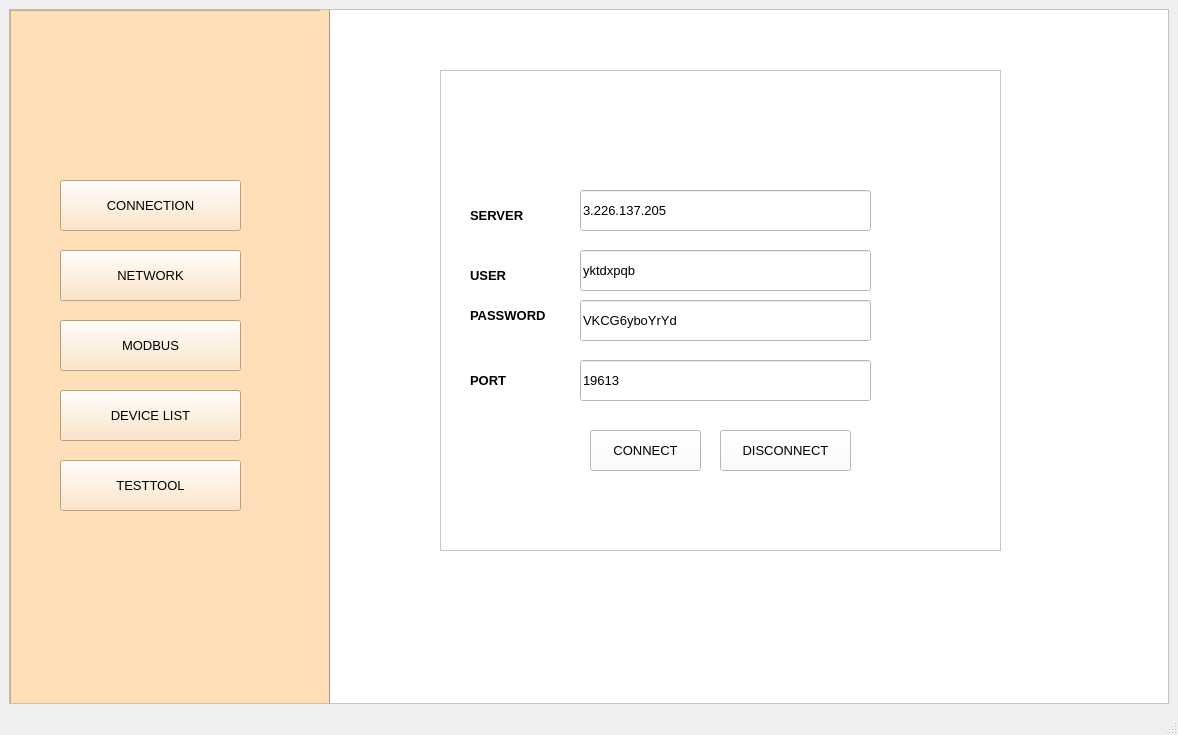
<?xml version="1.0" encoding="UTF-8"?>
<ui version="4.0">
 <class>MainWindow</class>
 <widget class="QMainWindow" name="MainWindow">
  <property name="geometry">
   <rect>
    <x>0</x>
    <y>0</y>
    <width>1178</width>
    <height>735</height>
   </rect>
  </property>
  <property name="windowTitle">
   <string>TEST TOOL</string>
  </property>
  <widget class="QWidget" name="centralwidget">
   <layout class="QVBoxLayout" name="verticalLayout">
    <item>
     <widget class="QScrollArea" name="scrollArea">
      <property name="styleSheet">
       <string notr="true">background-color:rgb(255, 248, 254)
</string>
      </property>
      <property name="widgetResizable">
       <bool>true</bool>
      </property>
      <widget class="QWidget" name="scrollAreaWidgetContents">
       <property name="geometry">
        <rect>
         <x>0</x>
         <y>0</y>
         <width>1154</width>
         <height>660</height>
        </rect>
       </property>
       <widget class="QFrame" name="list">
        <property name="geometry">
         <rect>
          <x>0</x>
          <y>0</y>
          <width>321</width>
          <height>761</height>
         </rect>
        </property>
        <property name="styleSheet">
         <string notr="true">background-color:rgb(255, 223, 183)</string>
        </property>
        <property name="frameShape">
         <enum>QFrame::StyledPanel</enum>
        </property>
        <property name="frameShadow">
         <enum>QFrame::Raised</enum>
        </property>
        <widget class="QPushButton" name="connection">
         <property name="geometry">
          <rect>
           <x>50</x>
           <y>170</y>
           <width>181</width>
           <height>51</height>
          </rect>
         </property>
         <property name="font">
          <font>
           <pointsize>10</pointsize>
          </font>
         </property>
         <property name="text">
          <string>CONNECTION</string>
         </property>
        </widget>
        <widget class="QPushButton" name="network">
         <property name="geometry">
          <rect>
           <x>50</x>
           <y>240</y>
           <width>181</width>
           <height>51</height>
          </rect>
         </property>
         <property name="font">
          <font>
           <family>Segoe UI</family>
           <pointsize>10</pointsize>
          </font>
         </property>
         <property name="text">
          <string>NETWORK</string>
         </property>
        </widget>
        <widget class="QPushButton" name="modbus">
         <property name="geometry">
          <rect>
           <x>50</x>
           <y>310</y>
           <width>181</width>
           <height>51</height>
          </rect>
         </property>
         <property name="font">
          <font>
           <pointsize>10</pointsize>
          </font>
         </property>
         <property name="text">
          <string>MODBUS</string>
         </property>
        </widget>
        <widget class="QPushButton" name="devicelist">
         <property name="geometry">
          <rect>
           <x>50</x>
           <y>380</y>
           <width>181</width>
           <height>51</height>
          </rect>
         </property>
         <property name="font">
          <font>
           <pointsize>10</pointsize>
          </font>
         </property>
         <property name="text">
          <string>DEVICE LIST</string>
         </property>
        </widget>
        <widget class="QPushButton" name="testtool">
         <property name="geometry">
          <rect>
           <x>50</x>
           <y>450</y>
           <width>181</width>
           <height>51</height>
          </rect>
         </property>
         <property name="font">
          <font>
           <pointsize>10</pointsize>
          </font>
         </property>
         <property name="text">
          <string>TESTTOOL</string>
         </property>
        </widget>
        <widget class="Line" name="line">
         <property name="geometry">
          <rect>
           <x>310</x>
           <y>0</y>
           <width>20</width>
           <height>761</height>
          </rect>
         </property>
         <property name="font">
          <font>
           <weight>50</weight>
           <bold>false</bold>
          </font>
         </property>
         <property name="orientation">
          <enum>Qt::Vertical</enum>
         </property>
        </widget>
        <zorder>connection</zorder>
        <zorder>modbus</zorder>
        <zorder>devicelist</zorder>
        <zorder>testtool</zorder>
        <zorder>line</zorder>
        <zorder>network</zorder>
       </widget>
       <widget class="QFrame" name="seial_workspace">
        <property name="geometry">
         <rect>
          <x>320</x>
          <y>0</y>
          <width>1001</width>
          <height>761</height>
         </rect>
        </property>
        <property name="styleSheet">
         <string notr="true">background-color:rgb(255, 255, 255)</string>
        </property>
        <widget class="QFrame" name="frame_7">
         <property name="geometry">
          <rect>
           <x>110</x>
           <y>60</y>
           <width>561</width>
           <height>481</height>
          </rect>
         </property>
         <property name="styleSheet">
          <string notr="true">background-color:rgb(255, 255, 255)</string>
         </property>
         <property name="frameShape">
          <enum>QFrame::StyledPanel</enum>
         </property>
         <property name="frameShadow">
          <enum>QFrame::Raised</enum>
         </property>
         <widget class="QLabel" name="server_label">
          <property name="geometry">
           <rect>
            <x>30</x>
            <y>130</y>
            <width>81</width>
            <height>31</height>
           </rect>
          </property>
          <property name="font">
           <font>
            <pointsize>10</pointsize>
            <weight>75</weight>
            <bold>true</bold>
           </font>
          </property>
          <property name="text">
           <string>SERVER</string>
          </property>
         </widget>
         <widget class="QLineEdit" name="server">
          <property name="geometry">
           <rect>
            <x>140</x>
            <y>120</y>
            <width>291</width>
            <height>41</height>
           </rect>
          </property>
          <property name="font">
           <font>
            <pointsize>10</pointsize>
           </font>
          </property>
          <property name="text">
           <string>3.226.137.205</string>
          </property>
         </widget>
         <widget class="QLineEdit" name="mqtt_user">
          <property name="geometry">
           <rect>
            <x>140</x>
            <y>180</y>
            <width>291</width>
            <height>41</height>
           </rect>
          </property>
          <property name="font">
           <font>
            <pointsize>10</pointsize>
           </font>
          </property>
          <property name="text">
           <string>yktdxpqb</string>
          </property>
         </widget>
         <widget class="QLabel" name="netmask_label">
          <property name="geometry">
           <rect>
            <x>30</x>
            <y>190</y>
            <width>51</width>
            <height>31</height>
           </rect>
          </property>
          <property name="font">
           <font>
            <pointsize>10</pointsize>
            <weight>75</weight>
            <bold>true</bold>
           </font>
          </property>
          <property name="text">
           <string>USER</string>
          </property>
         </widget>
         <widget class="QLineEdit" name="mqtt_pwd">
          <property name="geometry">
           <rect>
            <x>140</x>
            <y>230</y>
            <width>291</width>
            <height>41</height>
           </rect>
          </property>
          <property name="font">
           <font>
            <pointsize>10</pointsize>
           </font>
          </property>
          <property name="text">
           <string>VKCG6yboYrYd</string>
          </property>
         </widget>
         <widget class="QLabel" name="gateway_label">
          <property name="geometry">
           <rect>
            <x>30</x>
            <y>230</y>
            <width>101</width>
            <height>31</height>
           </rect>
          </property>
          <property name="font">
           <font>
            <pointsize>10</pointsize>
            <weight>75</weight>
            <bold>true</bold>
           </font>
          </property>
          <property name="text">
           <string>PASSWORD</string>
          </property>
         </widget>
         <widget class="QPushButton" name="disconnect">
          <property name="geometry">
           <rect>
            <x>280</x>
            <y>360</y>
            <width>131</width>
            <height>41</height>
           </rect>
          </property>
          <property name="font">
           <font>
            <pointsize>10</pointsize>
           </font>
          </property>
          <property name="text">
           <string>DISCONNECT</string>
          </property>
         </widget>
         <widget class="QPushButton" name="connect">
          <property name="geometry">
           <rect>
            <x>150</x>
            <y>360</y>
            <width>111</width>
            <height>41</height>
           </rect>
          </property>
          <property name="font">
           <font>
            <pointsize>10</pointsize>
           </font>
          </property>
          <property name="text">
           <string>CONNECT</string>
          </property>
         </widget>
         <widget class="QLineEdit" name="mqtt_port">
          <property name="geometry">
           <rect>
            <x>140</x>
            <y>290</y>
            <width>291</width>
            <height>41</height>
           </rect>
          </property>
          <property name="font">
           <font>
            <pointsize>10</pointsize>
           </font>
          </property>
          <property name="text">
           <string>19613</string>
          </property>
         </widget>
         <widget class="QLabel" name="apikey_label_2">
          <property name="geometry">
           <rect>
            <x>30</x>
            <y>300</y>
            <width>81</width>
            <height>21</height>
           </rect>
          </property>
          <property name="font">
           <font>
            <pointsize>10</pointsize>
            <weight>75</weight>
            <bold>true</bold>
           </font>
          </property>
          <property name="text">
           <string>PORT</string>
          </property>
         </widget>
        </widget>
       </widget>
      </widget>
     </widget>
    </item>
   </layout>
  </widget>
  <widget class="QStatusBar" name="statusbar"/>
  <widget class="QMenuBar" name="menubar">
   <property name="geometry">
    <rect>
     <x>0</x>
     <y>0</y>
     <width>1178</width>
     <height>26</height>
    </rect>
   </property>
  </widget>
 </widget>
 <resources/>
 <connections/>
</ui>
